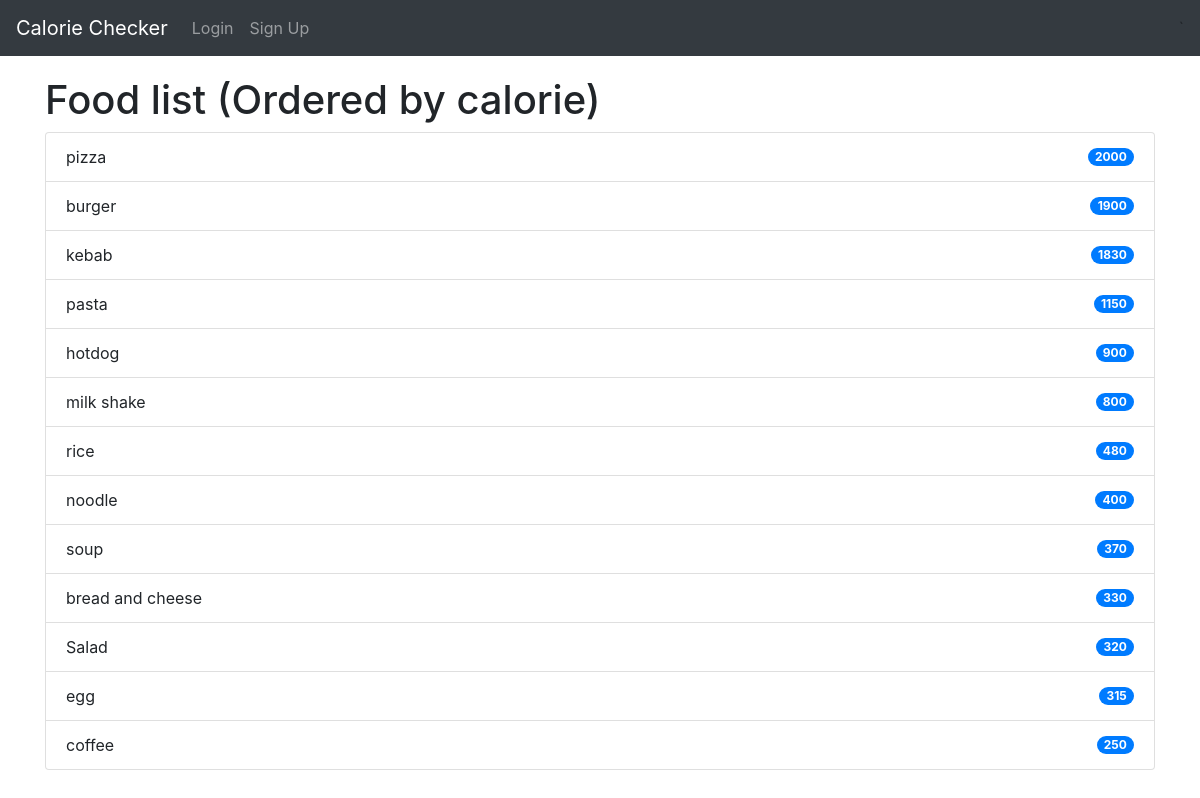
Page /foods/ on the committed database.
### calorie/models.py (models this page shows, shortened)
class Food(models.Model):
    name = models.CharField(max_length=256)
    calorie = models.PositiveBigIntegerField()

### calorie/views.py (the view)
# urls.py: path('foods/', FoodListView.as_view(), name='food_list'),
class FoodListView(ListView):
    model = Food
    template_name = 'food/list.html'
    context_object_name = 'foods'
    ordering = '-calorie'

### templates/food/list.html
{% extends 'base.html' %}
{% block content %}
    <h1>Food list (Ordered by calorie)</h1>
    <ul class="list-group">
        {% for food in foods %}
            <li class="list-group-item d-flex justify-content-between align-items-center">
                {{ food.name }}
                <span class="badge badge-primary badge-pill">{{ food.calorie }} </span>
            </li>
        {% endfor %}
    </ul>
{% endblock content %}

### static/css/base.css (style rules this page uses)
body { font-family: 'Source Sans Pro', sans-serif; font-size: 18px; }

### rows in the picture
Food: name "pizza", calorie "2000"
Food: name "burger", calorie "1900"
Food: name "kebab", calorie "1830"
Food: name "pasta", calorie "1150"
Food: name "hotdog", calorie "900"
Food: name "milk shake", calorie "800"
Food: name "rice", calorie "480"
Food: name "noodle", calorie "400"
Food: name "soup", calorie "370"
Food: name "bread and cheese", calorie "330"
Food: name "Salad", calorie "320"
Food: name "egg", calorie "315"
Food: name "coffee", calorie "250"
